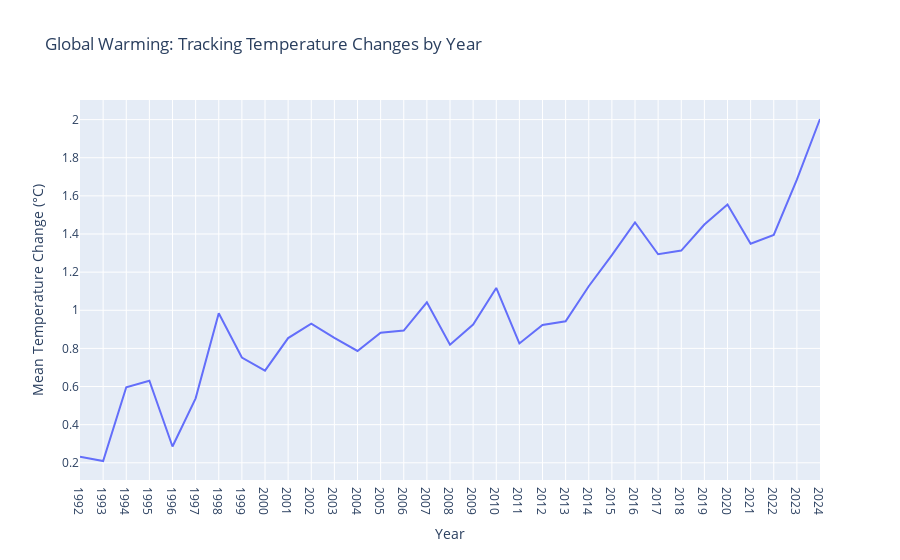

Here is the notebook cell this chart was saved with:
### Code cell
fig_temp = px.line(mean_temperatures, x="Year", y="Change (in Celsius)", title="Global Warming: Tracking Temperature Changes by Year")
fig_temp.update_layout(xaxis_title="Year", yaxis_title="Mean Temperature Change (°C)")
fig_temp.show()

### Figure 1 — Plotly figure (JSON) as saved in the notebook; plotly's stock layout.template omitted (floating-point values rounded to 4 significant figures)
{"data": [{"hovertemplate": "Year=%{x}<br>Change (in Celsius)=%{y}<extra></extra>", "legendgroup": "", "line": {"color": "#636efa", "dash": "solid"}, "marker": {"symbol": "circle"}, "mode": "lines", "name": "", "orientation": "v", "showlegend": false, "type": "scatter", "x": ["1992", "1993", "1994", "1995", "1996", "1997", "1998", "1999", "2000", "2001", "2002", "2003", "2004", "2005", "2006", "2007", "2008", "2009", "2010", "2011", "2012", "2013", "2014", "2015", "2016", "2017", "2018", "2019", "2020", "2021", "2022", "2023", "2024"], "xaxis": "x", "y": [0.2314, 0.2094, 0.5961, 0.6301, 0.2853, 0.538, 0.9844, 0.7521, 0.6833, 0.8541, 0.9298, 0.855, 0.7867, 0.8827, 0.8938, 1.042, 0.819, 0.9249, 1.117, 0.8259, 0.9226, 0.9423, 1.126, 1.289, 1.461, 1.294, 1.313, 1.45, 1.555, 1.349, 1.395, 1.685, 2.003], "yaxis": "y"}], "layout": {"legend": {"tracegroupgap": 0}, "title": {"text": "Global Warming: Tracking Temperature Changes by Year"}, "xaxis": {"anchor": "y", "domain": [0, 1], "title": {"text": "Year"}}, "yaxis": {"anchor": "x", "domain": [0, 1], "title": {"text": "Mean Temperature Change (°C)"}}}}
